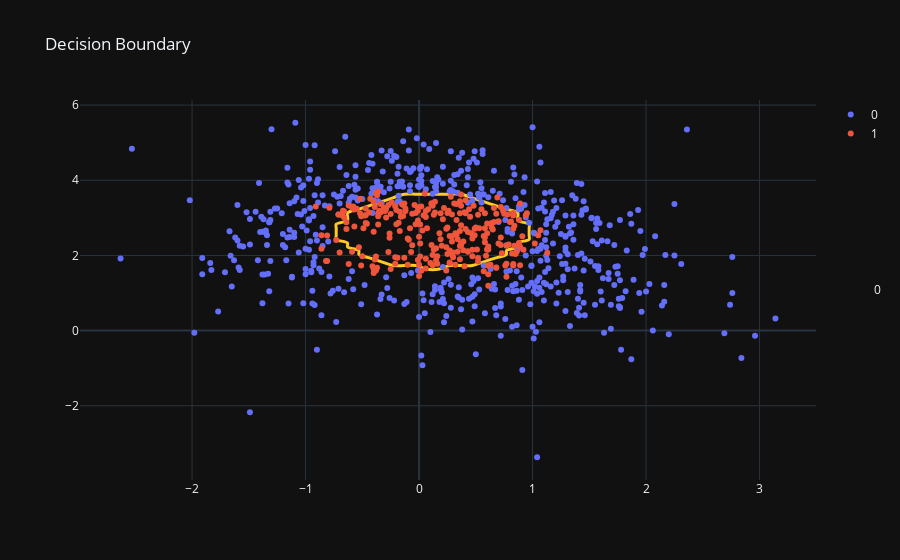

Write notebook code for a chart like this one.
### Markdown cell above
Hmmm, about 90% accurate. Seems pretty good. There are some other things I want to look at to evaluate this score. For example, I can imagine that the decision boundary for the model is going to have lots of "curves" to the plot. In reality, we want the strike-zone to resemble a rectangle. Let's take a look at the decision boundary and see how it looks.

### Code cell
import importlib
import utils
importlib.reload(utils)

fig = utils.PlotDecisionBoundary(model, Xtrain, ytrain)
fig.show()

### Figure 1 — Plotly figure (JSON) as saved in the notebook; plotly's stock layout.template omitted (floating-point values rounded to 4 significant figures; data arrays with more than 128 entries replaced by an {"elided": "..."} marker saying what was removed)
{"data": [{"mode": "markers", "name": "0", "type": "scatter", "x": {"elided": "533 float values"}, "y": {"elided": "533 float values"}}, {"mode": "markers", "name": "1", "type": "scatter", "x": {"elided": "269 float values"}, "y": {"elided": "269 float values"}}, {"contours": {"coloring": "lines", "end": 1, "size": 2, "start": 0}, "hoverinfo": "skip", "line": {"width": 3}, "type": "contour", "x": [-2.63, -2.53, -2.43, -2.33, -2.23, -2.13, -2.03, -1.93, -1.83, -1.73, -1.63, -1.53, -1.43, -1.33, -1.23, -1.13, -1.03, -0.93, -0.83, -0.73, -0.63, -0.53, -0.43, -0.33, -0.23, -0.13, -0.03, 0.07, 0.17, 0.27, 0.37, 0.47, 0.57, 0.67, 0.77, 0.87, 0.97, 1.07, 1.17, 1.27, 1.37, 1.47, 1.57, 1.67, 1.77, 1.87, 1.97, 2.07, 2.17, 2.27, 2.37, 2.47, 2.57, 2.67, 2.77, 2.87, 2.97, 3.07], "y": [-3.37, -3.27, -3.17, -3.07, -2.97, -2.87, -2.77, -2.67, -2.57, -2.47, -2.37, -2.27, -2.17, -2.07, -1.97, -1.87, -1.77, -1.67, -1.57, -1.47, -1.37, -1.27, -1.17, -1.07, -0.97, -0.87, -0.77, -0.67, -0.57, -0.47, -0.37, -0.27, -0.17, -0.07, 0.03, 0.13, 0.23, 0.33, 0.43, 0.53, 0.63, 0.73, 0.83, 0.93, 1.03, 1.13, 1.23, 1.33, 1.43, 1.53, 1.63, 1.73, 1.83, 1.93, 2.03, 2.13, 2.23, 2.33, 2.43, 2.53, 2.63, 2.73, 2.83, 2.93, 3.03, 3.13, 3.23, 3.33, 3.43, 3.53, 3.63, 3.73, 3.83, 3.93, 4.03, 4.13, 4.23, 4.33, 4.43, 4.53, 4.63, 4.73, 4.83, 4.93, 5.03, 5.13, 5.23, 5.33, 5.43], "z": {"elided": "89x58 int values"}}], "layout": {"title": {"text": "Decision Boundary"}}}
